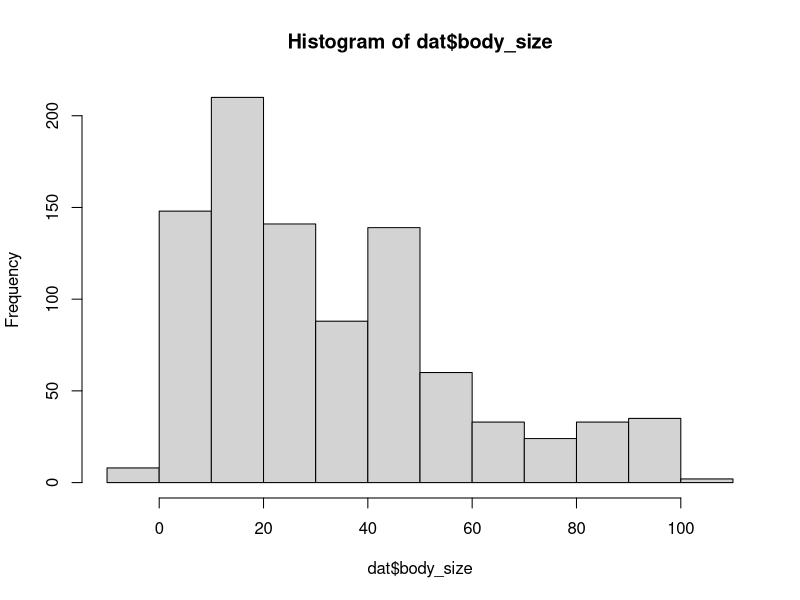
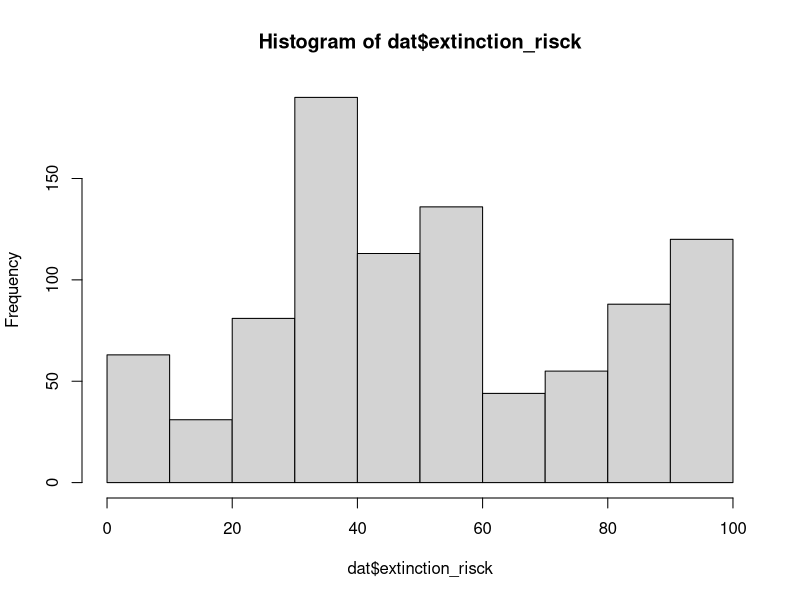
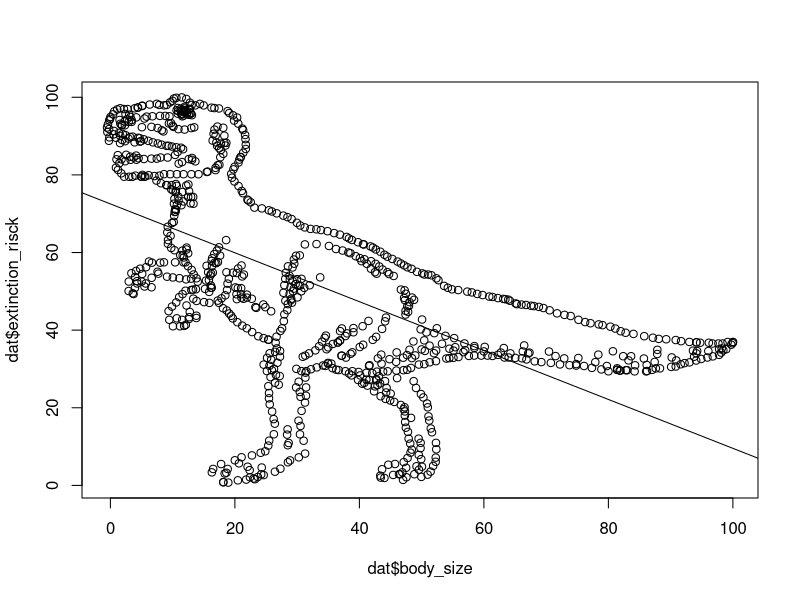
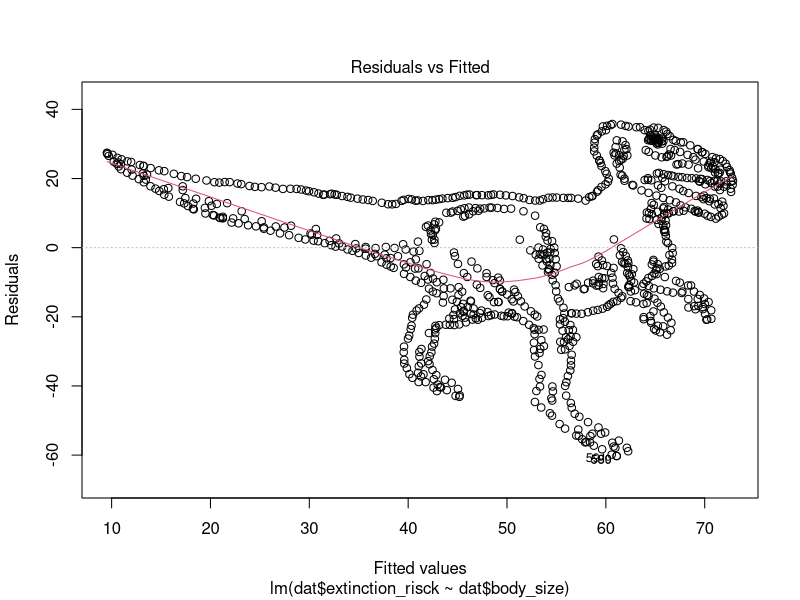
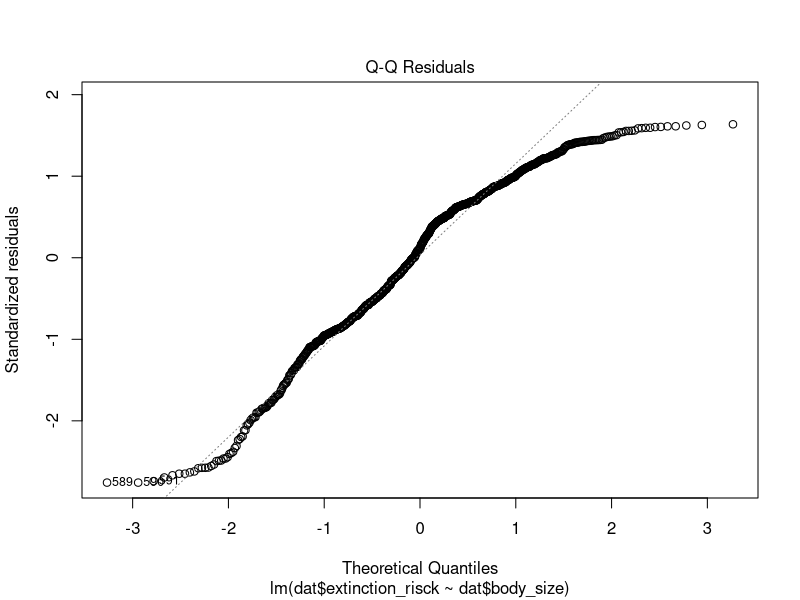
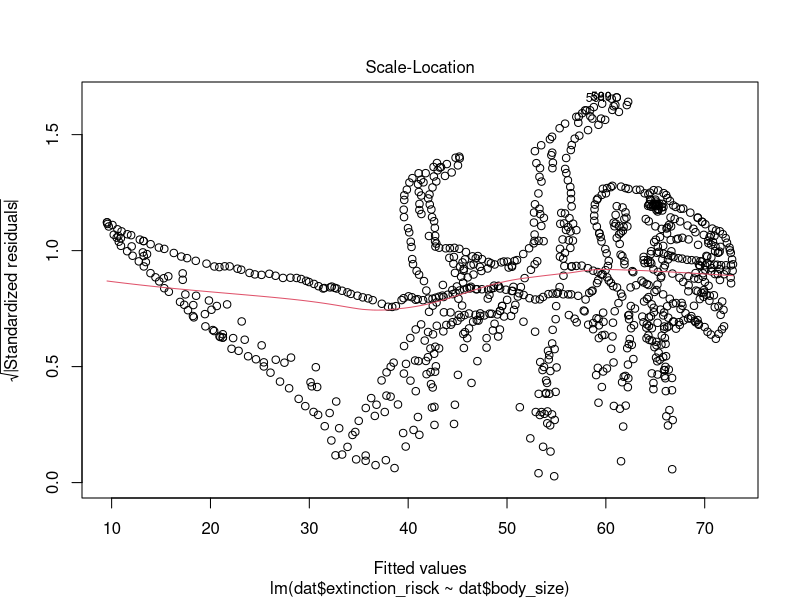
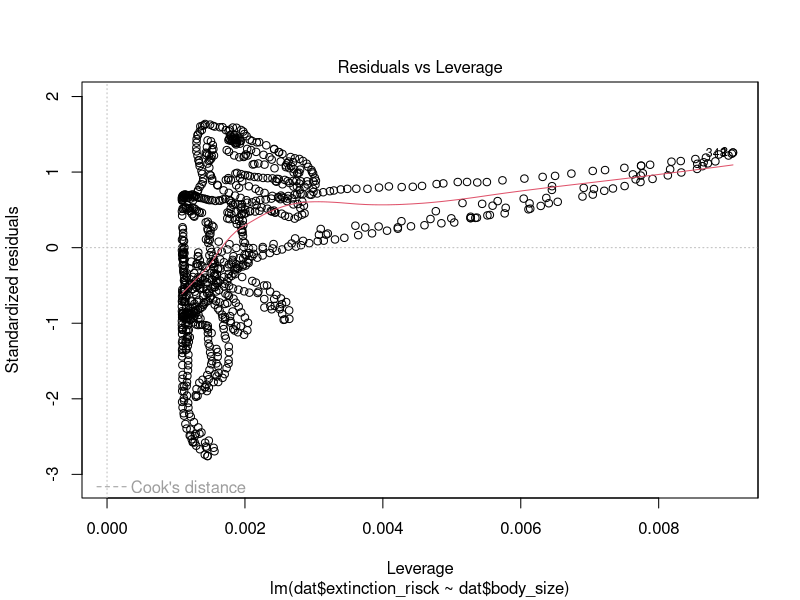
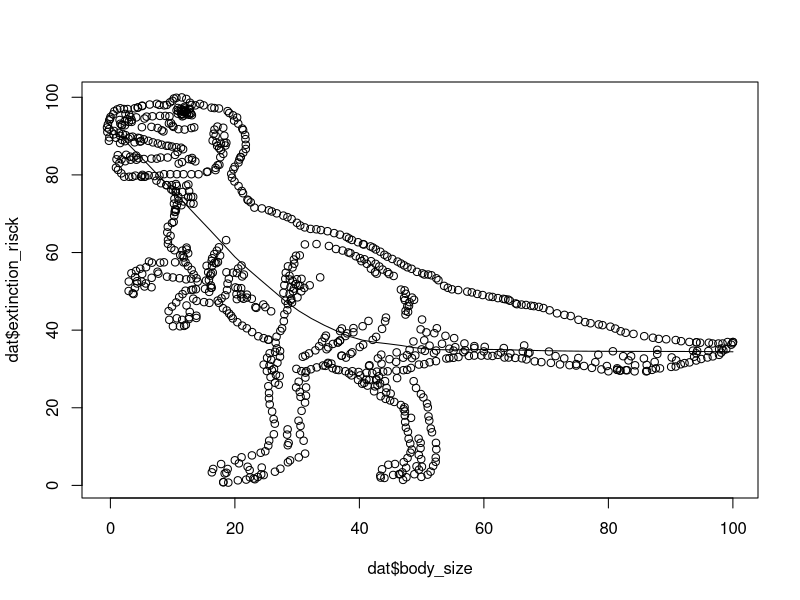

R code for these plots, in order: (Note: this script raises an error after producing the figures.)
#Data exploration

#Read this dataset and explore it.

#read data
dat <- read.csv("Roptimization/data/extinction.csv", h = TRUE)

head(dat)
str(dat)
summary(dat)
hist(dat$body_size)
hist(dat$extinction_risck)
cor.test(dat$extinction_risck, dat$body_size)
m <- lm(dat$extinction_risck ~ dat$body_size)
summary(m)
plot(dat$extinction_risck ~ dat$body_size)
abline(m)
plot(m)
scatter.smooth(dat$extinction_risck ~ dat$body_size)

#take home message. ALways plot your data

#example ascombe quartet?


#debug this function
#learn how to debug, split in pieces the problem, seacrh in stack overflow, learn diferent fixes are always available

#make one of those cases when drop = FALSE is needed.

dataset <- data.frame(groups = c(rep("a",4), "b", rep("c",5)),
                      var = rnorm(10))

col_means <- function(df) {
  data.frame(lapply(df, mean))
}


colMeans(mtcars[, "mpg"])
col_means(mtcars)
col_means(mtcars[, 0])
col_means(mtcars[0, ])
col_means(mtcars[, "mpg"])
#needed
col_means(mtcars[, "mpg", drop = FALSE])

